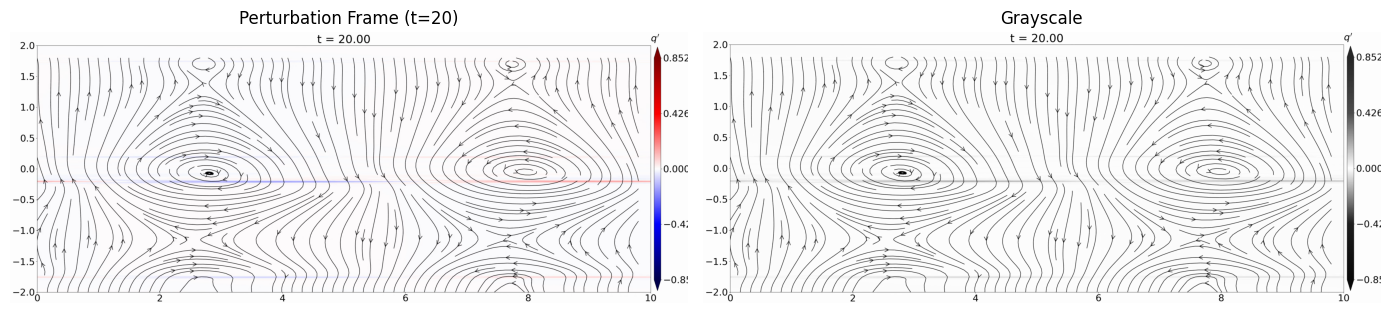
#> input picture pert_analysis.png, 1389 x 313 px
$ python -i track_vortex_centers.py   (imports and definitions only)
#> lines starting #> are read from the running program, lines starting #| are printed output that depends on the picture; after the words box and inside, x2 and y2 are one past the last pixel; in counts of white or black regions, pixels touching at a corner belong together
#!/usr/bin/env python3
"""跟踪涡旋中心位置随时间变化"""
import cv2
import numpy as np
from pathlib import Path
import matplotlib.pyplot as plt

# 配置
tracking_dir = Path("/Users/coalminer/Desktop/流体模拟/HW1/vortex_tracking")
results_dir = tracking_dir / "results"
# [1 line not run here, left out]

# 物理参数
Lx = 10
T = 50
time_steps = [5, 10, 15, 20, 25, 30, 35, 40, 45, 50]

# 存储结果
results = {}

def find_vortex_center(frame_path, search_region='right'):
    """
    从帧图像中找到涡旋中心
    返回 (x_pixel, y_pixel) 或 None
    """
#> called with frame_path = '../pert_analysis.png', search_region = 'right'
    img = cv2.imread(str(frame_path))
#> img is the input picture: shape (313, 1389, 3); mean B, G, R 239.6, 238.8, 239.5
    if img is None:
        return None

    # 转换为灰度图
    gray = cv2.cvtColor(img, cv2.COLOR_BGR2GRAY)

    # 图像尺寸
    h, w = gray.shape
#> h = 313; w = 1389

    # 涡旋中心通常在 y≈0 附近（图像中部）
    # 搜索区域：右半部分或左半部分
    if search_region == 'right':
        # 右涡旋：x > w/3
        search_mask = np.zeros_like(gray)
        search_mask[:, int(w/3):] = 255
    else:
        # 左涡旋：x < w/3
        search_mask = np.zeros_like(gray)
        search_mask[:, :int(w/3)] = 255

    # 阈值化：黑色流线
    _, binary = cv2.threshold(gray, 100, 255, cv2.THRESH_BINARY_INV)
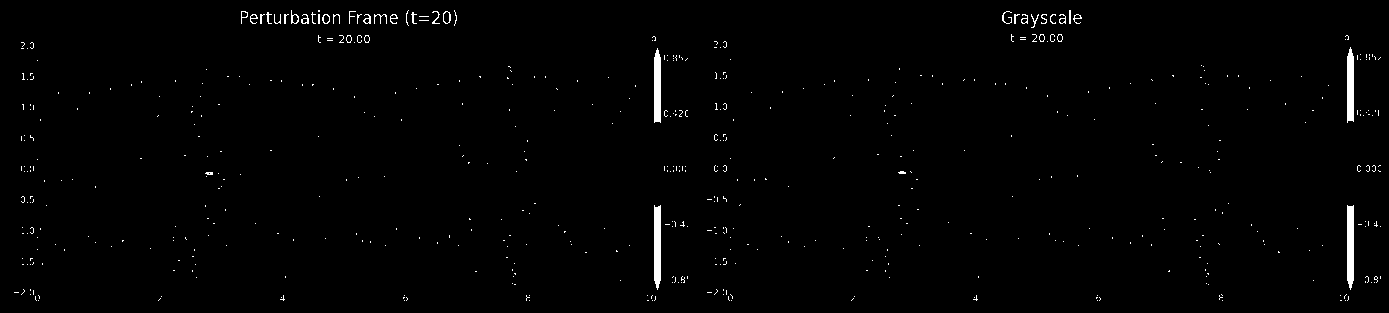
#> binary: shape (313, 1389); 1% white; 572 white regions (536 under 20 px), largest, box (x1, y1, x2, y2) and area: (1347, 205, 1354, 290) 556, (654, 205, 661, 290) 553, (1347, 47, 1354, 123) 487

    # 应用搜索区域掩码
    binary_masked = cv2.bitwise_and(binary, binary, mask=search_mask)
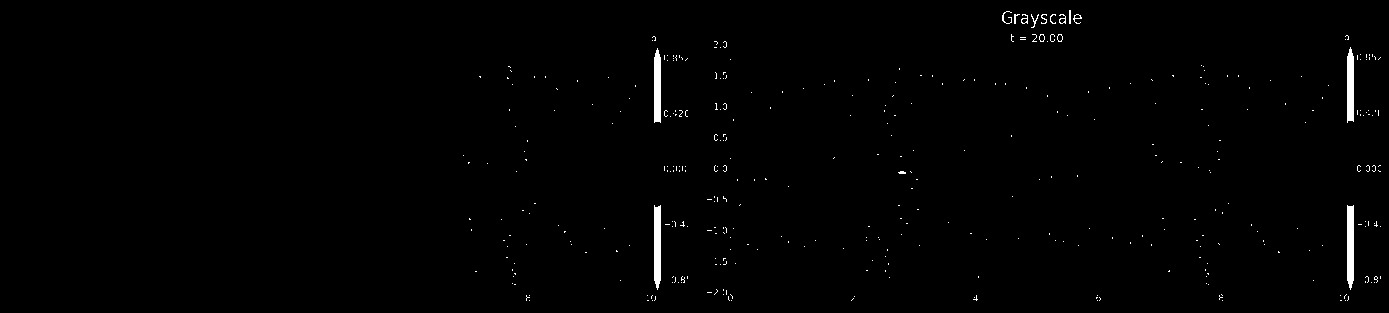
#> binary_masked: shape (313, 1389); 0.77% white; 382 white regions (367 under 20 px), largest, box (x1, y1, x2, y2) and area: (1347, 205, 1354, 290) 556, (654, 205, 661, 290) 553, (1347, 47, 1354, 123) 487

    # 限制在 y=0 附近（中间 40% 的区域）
    y_center = h // 2
#> y_center = 156
    y_band = int(h * 0.2)
#> y_band = 62
    band_mask = np.zeros_like(gray)
    band_mask[y_center-y_band:y_center+y_band, :] = 255
    binary_band = cv2.bitwise_and(binary_masked, binary_masked, mask=band_mask)
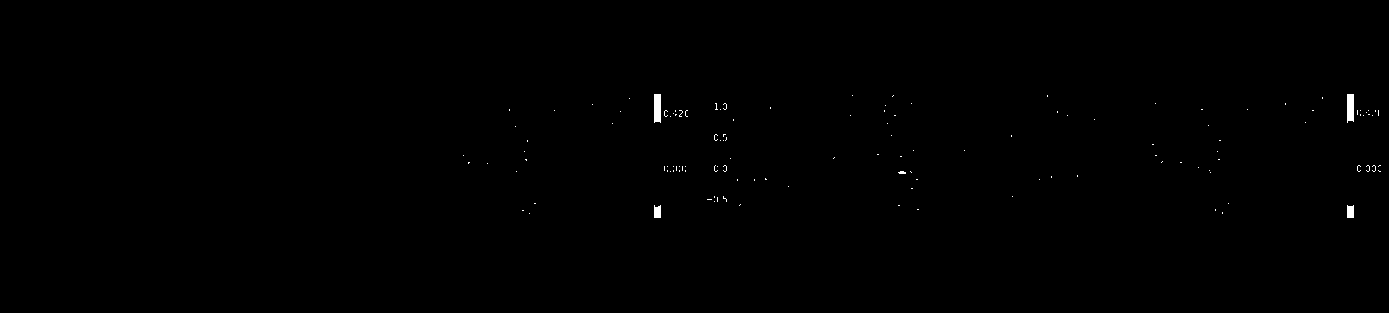
#> binary_band: shape (313, 1389); 0.21% white; 129 white regions (125 under 20 px), largest, box (x1, y1, x2, y2) and area: (654, 94, 661, 123) 198, (1347, 94, 1354, 123) 192, (1347, 205, 1354, 218) 86, (654, 205, 661, 218) 83

    # 找到流线密度最高的区域（涡旋中心有大量闭合流线）
    # 使用形态学操作增强闭合区域
    kernel = np.ones((15, 15), np.uint8)
    dilated = cv2.dilate(binary_band, kernel, iterations=1)
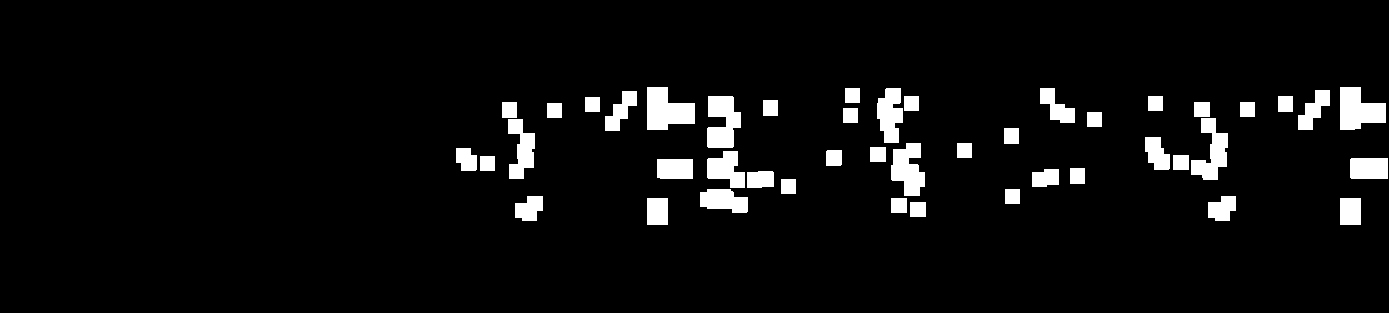
#> dilated: shape (313, 1389); 5.4% white; 45 white regions

    # 找到连通区域
    contours, _ = cv2.findContours(dilated, cv2.RETR_EXTERNAL, cv2.CHAIN_APPROX_SIMPLE)
#> contours = 45 contours; largest, box (x1, y1, x2, y2) and area: (647, 87, 695, 130) 1381, (1340, 87, 1386, 130) 1310, (707, 96, 741, 148) 1200, (891, 143, 925, 196) 1140, (1191, 118, 1228, 180) 1090

    if len(contours) == 0:
        return None

    # 找到最大的连通区域（应该是涡旋）
    largest_contour = max(contours, key=cv2.contourArea)
#> largest_contour = contour of 10 points, box (x1, y1, x2, y2) (647, 87, 695, 130), area 1381

    # 计算质心
    M = cv2.moments(largest_contour)
#> M = moments, m00 1381, centre m10/m00, m01/m00 = (666.2, 110)
    if M['m00'] == 0:
        return None

    cx = int(M['m10'] / M['m00'])
#> cx = 666
    cy = int(M['m01'] / M['m00'])
#> cy = 109

    return (cx, cy)

# 处理每个 a 值
a_values = ['a0.05', 'a0.08', 'a0.1', 'a0.2']

# [34 lines not run here, left out]

>>> result = find_vortex_center('../pert_analysis.png')
#> result = (666, 109)
